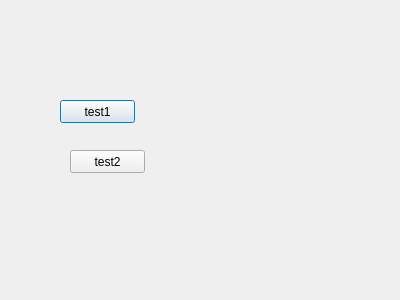
<?xml version="1.0" encoding="UTF-8"?>
<ui version="4.0">
 <class>Dialog</class>
 <widget class="QDialog" name="Dialog">
  <property name="geometry">
   <rect>
    <x>0</x>
    <y>0</y>
    <width>400</width>
    <height>300</height>
   </rect>
  </property>
  <property name="windowTitle">
   <string>Dialog</string>
  </property>
  <widget class="QPushButton" name="pushButton">
   <property name="geometry">
    <rect>
     <x>60</x>
     <y>100</y>
     <width>75</width>
     <height>23</height>
    </rect>
   </property>
   <property name="text">
    <string>test1</string>
   </property>
  </widget>
  <widget class="QPushButton" name="pushButton_2">
   <property name="geometry">
    <rect>
     <x>70</x>
     <y>150</y>
     <width>75</width>
     <height>23</height>
    </rect>
   </property>
   <property name="text">
    <string>test2</string>
   </property>
  </widget>
 </widget>
 <resources/>
 <connections/>
</ui>
